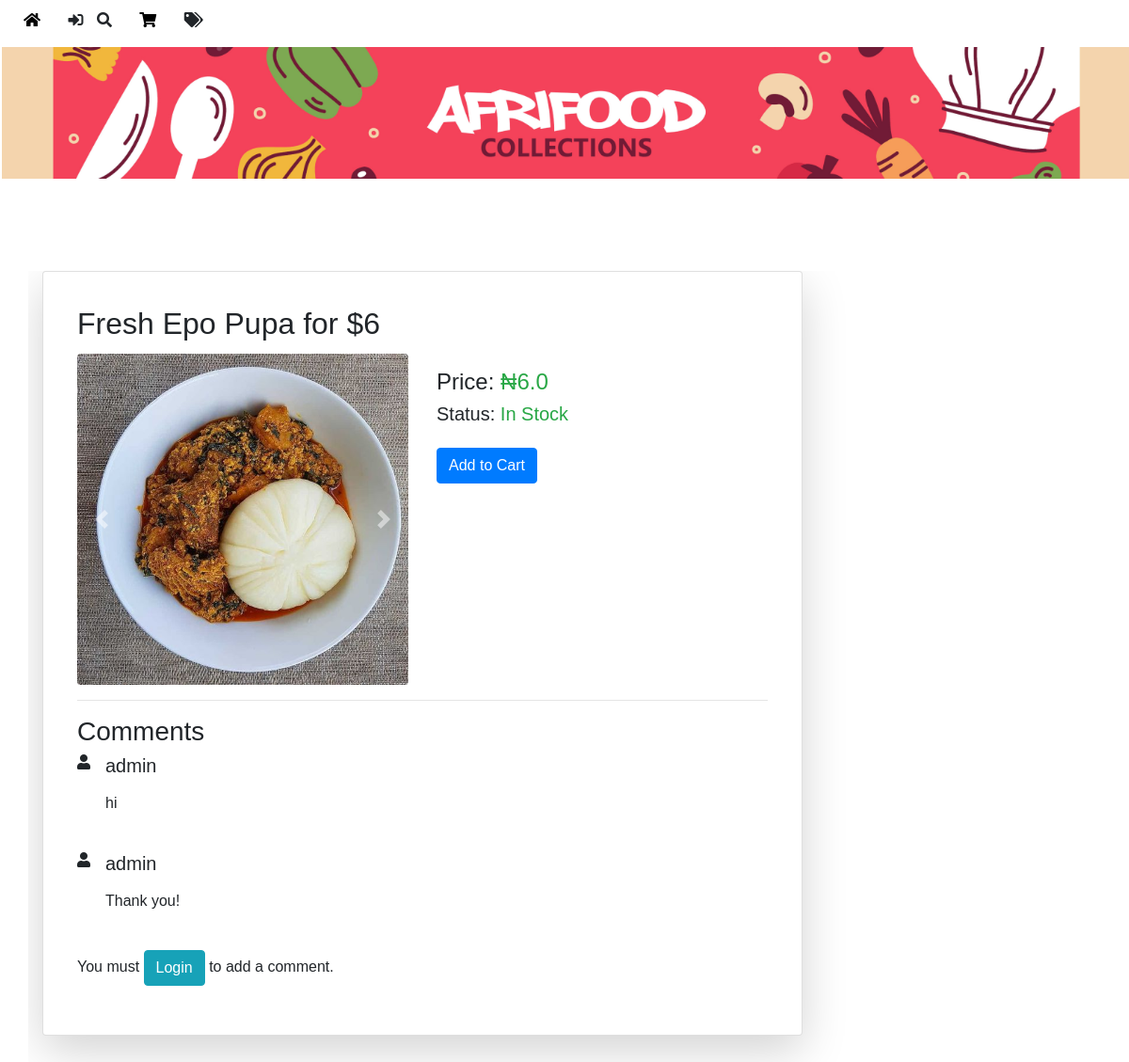
/detail/oil/9/, run on the app's committed database.
### afri_food/models.py (models this page shows, shortened)
class Oil(models.Model):
    title = models.CharField(max_length=100)
    litres = models.FloatField(help_text="Enter the volume in litres")
    in_stock = models.BooleanField(default=True, help_text="Is this item in stock?")
    price = models.FloatField(help_text="Enter the price of the item")
    subcategory = models.ForeignKey(Subcategory, on_delete=models.CASCADE)
    images = GenericRelation(Image)
    comments = GenericRelation(Comment)

class Image(models.Model):
    content_type = models.ForeignKey(ContentType, on_delete=models.CASCADE)
    object_id = models.PositiveIntegerField()
    content_object = GenericForeignKey('content_type', 'object_id')
    image = models.ImageField(upload_to='images/')

class Comment(models.Model):
    content_type = models.ForeignKey(ContentType, on_delete=models.CASCADE)
    object_id = models.PositiveIntegerField()
    content_object = GenericForeignKey('content_type', 'object_id')
    author = models.ForeignKey(User, on_delete=models.CASCADE, blank=True, null=True)
    message = models.CharField(max_length=500)

class User(AbstractUser):
    phone_number = models.CharField(max_length=20, null=True, blank=True)

### afri_food/views.py (the view)
# urls.py: path('detail/<str:model>/<int:id>/', views.detail, name='product_detail'),
def detail(request, model, id):
    model_class = apps.get_model('afri_food', model)
    product = get_object_or_404(model_class, id=id)
    comments = Comment.objects.filter(content_type=ContentType.objects.get_for_model(model_class), object_id=product.id)
    in_cart = False
    if request.user.is_authenticated:
        in_cart = CartItem.objects.filter(
            cart__user=request.user,
            content_type=ContentType.objects.get_for_model(model_class),
            object_id=product.id
        ).exists()
    return render(request, "market/detail.html", {
        "product": product,
        "comments": comments,
        "model_name": model,
        "in_cart": in_cart
    })

### afri_food/context_processors.py (called while the page is built)
def cart_item_count(request):
    if request.user.is_authenticated:
        cart_item_count = CartItem.objects.filter(cart__user=request.user).count()
    else:
        cart_item_count = 0
    return {
        'cart_item_count': cart_item_count
    }

### afri_food/templates/market/detail.html (shortened to what this page needs)
{% extends 'market/layout.html' %}
{% block body %}
<div class="container mt-5" style="top: 50px;">
    <div class="card shadow-lg p-3 mb-5 bg-white rounded">
        <div class="card-body">
            <h2 class="card-title">{{ product.title }}</h2>
            <div class="row">
                <div class="col-md-6">
                    {% if product.images.count > 1 %}
                        <div id="productCarousel" class="carousel slide" data-ride="carousel">
                            <div class="carousel-inner">
                                {% for image in product.images.all %}
                                    <div class="carousel-item {% if forloop.first %}active{% endif %}">
                                        <img src="{{ image.image.url }}" class="d-block w-100 rounded shadow-sm" alt="{{ product.title }}">
                                    </div>
                                {% endfor %}
                            </div>
                            <a class="carousel-control-prev" href="#productCarousel" role="button" data-slide="prev">
                                <span class="carousel-control-prev-icon" aria-hidden="true"></span>
                            </a>
                            <a class="carousel-control-next" href="#productCarousel" role="button" data-slide="next">
                                <span class="carousel-control-next-icon" aria-hidden="true"></span>
                            </a>
                        </div>
                    {% else %}
                        <img src="{{ product.images.first.image.url }}" alt="{{ product.title }}" class="img-fluid rounded shadow-sm">
                    {% endif %}
                </div>
                <div class="col-md-6">
                    <p class="h4">Price: <span class="text-success">₦{{ product.price }}</span></p>
                    <p class="h5">Status: <span class="{{ product.in_stock|yesno:'text-success,text-danger' }}">{{ product.in_stock|yesno:"In Stock,Out of Stock" }}</span></p>
                    <div class="mt-4">
                        {% if user %}
                        {% if in_cart %}
                            <button class="btn btn-danger remove-from-cart" data-product-type="{{ model_name }}" data-item-id="{{ product.id }}">Remove from Cart</button>
                        {% else %}
                            <button class="btn btn-primary add-to-cart" data-product-type="{{ model_name }}" data-item-id="{{ product.id }}">Add to Cart</button>
                        {% endif %}
                        {% endif %}
                    </div>
                </div>
            </div>
            <hr>
            <h3>Comments</h3>
            <div id="comments">
                {% for comment in comments %}
                    <div class="media mb-4">
                        <i class="fas fa-user mr-3 rounded-circle" src="" alt="User Avatar"></i>
                        <div class="media-body">
                            <h5 class="mt-0">{{ comment.author.username }}</h5>
                            <p>{{ comment.message }}</p>
                        </div>
                    </div>
                {% endfor %}
            </div>
            {% if user.is_authenticated %}
                <h4>Add a comment</h4>
                <form id="commentForm" class="mt-3">
                    <div class="form-group">
                        <textarea name="comment" id="comment" class="form-control" rows="3" placeholder="Write your comment here..." required></textarea>
                    </div>
                    <button type="submit" class="btn btn-primary">Submit</button>
                </form>
            {% else %}
                <p>You must <span class="btn btn-info" onclick="openModal('loginModal')">Login</span> to add a comment.</p>
            {% endif %}
        </div>
    </div>
</div>
{% endblock %}

### afri_food/static/afri_food/global.css (style rules this page uses)
body { margin: 0; line-height: normal; background-image: url("/static/afri_food/public/ewe-palm-1@2x.png"); background-size: cover; background-position: center; background-repeat: no-repeat; }
a { text-decoration: none; color: inherit; }

### afri_food/static/afri_food/checkout.css (style rules this page uses)
.container, .first-name-last-name-parent { align-self: stretch; display: flex; justify-content: flex-start; }
.container { overflow: hidden; flex-direction: row; align-items: flex-start; padding: var(--padding-lg) var(--padding-48xl) var(--padding-lgi); position: relative; font-size: var(--font-size-16xl); color: var(--color-white); }

### afri_food/static/afri_food/market.css (style rules this page uses)
.add-to-cart { position: relative; font-size: var(--font-size-xs); font-weight: 500; font-family: var(--font-inter); color: var(--color-white); text-align: left; display: inline-block; min-width: 67px; }

### afri_food/templates/market/layout.html (style rules this page uses)
a { color: inherit; text-decoration: none; }

### data on the page
Oil: title "Fresh Epo Pupa for $6", price "6.0", in_stock "In Stock"
Image: image (picture)
Comment: author.username "admin", message "hi"
Comment: author.username "admin", message "Thank you!"
